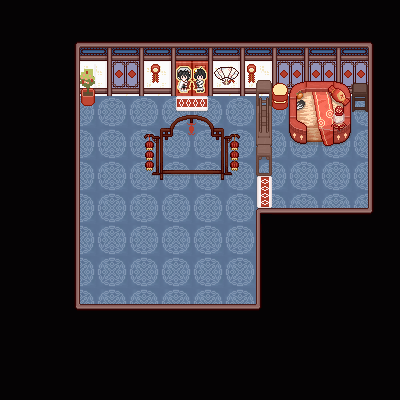

This game map was drawn from its Tiled (.tmx) file and the tilesets committed beside it. A one-line description and the trimmed map source follow:
An orthogonal 25x25 tile map with 16x16 px tiles, 5 tile layers (Back, Back1, Buildings, Front, ...), 1 hidden layer not drawn, 2 tilesets and 16 objects (16x TileData).

<map version="1.10" tiledversion="1.10.2" orientation="orthogonal" renderorder="right-down" width="25" height="25" tilewidth="16" tileheight="16" infinite="0" nextlayerid="17" nextobjectid="33">
 <properties>
  <property name="Music" value="Guiyuantianxi" />
  <property name="Warp" value="7 17 Mountain 10 12" />
 </properties>
 <tileset firstgid="1" name="spring_outdoorsTileSheet" tilewidth="16" tileheight="16" tilecount="1975" columns="25">
  <image source="assets/spring_outdoorsTileSheet.png" width="400" height="1264" />
 </tileset>
 <tileset firstgid="1976" name="m" tilewidth="16" tileheight="16" tilecount="2560" columns="32">
  <image source="assets/m.png" width="512" height="1280" />
 </tileset>
 <layer id="1" name="Back" width="25" height="25">
  <data>[625 cells, 228 non-empty, 10 distinct tile ids]</data>
 </layer>
 <layer id="16" name="Back1" width="25" height="25">
  <data>[625 cells, 18 non-empty, 18 distinct tile ids]</data>
 </layer>
 <layer id="3" name="Buildings" width="25" height="25">
  <data>[625 cells, 435 non-empty, 69 distinct tile ids]</data>
 </layer>
 <layer id="7" name="Front" width="25" height="25">
  <properties>
   <property name="Warp" value="17 19 cxxmap.RES5 70 39" />
  </properties>
  <data>[625 cells, 46 non-empty, 27 distinct tile ids]</data>
 </layer>
 <layer id="11" name="AlwaysFront" width="25" height="25">
  <data>[625 cells, 0 non-empty, 0 distinct tile ids]</data>
 </layer>
 <layer id="13" name="Paths" width="25" height="25" visible="0">
  <data>[625 cells, 0 non-empty, 0 distinct tile ids]</data>
 </layer>
 <objectgroup id="2" name="Back" />
 <objectgroup id="4" name="Buildings">
  <object id="4" name="TileData" x="176" y="80" width="16" height="16">
   <properties>
    <property name="Action" value="Warp 61 33 Mountain" />
   </properties>
  </object>
  <object id="22" name="TileData" x="192" y="80" width="16" height="16">
   <properties>
    <property name="Action" value="Warp 61 33 Mountain" />
   </properties>
  </object>
  <object id="7" name="TileData" x="272" y="96" width="16" height="16">
   <properties>
    <property name="Action" value="Message &quot;Dongtian.13&quot;" />
   </properties>
  </object>
  <object id="28" name="TileData" x="320" y="80" width="16" height="16">
   <properties>
    <property name="Action" value="Message &quot;Dongtian.3&quot;" />
   </properties>
  </object>
  <object id="30" name="TileData" x="304" y="80" width="16" height="16">
   <properties>
    <property name="Action" value="Message &quot;Dongtian.10&quot;" />
   </properties>
  </object>
  <object id="8" name="TileData" x="352" y="96" width="16" height="16">
   <properties>
    <property name="Action" value="Message &quot;Dongtian.18&quot;" />
   </properties>
  </object>
  <object id="10" name="TileData" x="224" y="80" width="16" height="16">
   <properties>
    <property name="Action" value="Message &quot;Dongtian.9&quot;" />
   </properties>
  </object>
  <object id="11" name="TileData" x="256" y="112" width="16" height="16">
   <properties>
    <property name="Action" value="Message &quot;Dongtian.12&quot;" />
   </properties>
  </object>
  <object id="12" name="TileData" x="112" y="80" width="16" height="16">
   <properties>
    <property name="Action" value="Message &quot;Dongtian.4&quot;" />
   </properties>
  </object>
  <object id="13" name="TileData" x="80" y="80" width="16" height="16">
   <properties>
    <property name="Action" value="Message &quot;Dongtian.20&quot;" />
   </properties>
  </object>
  <object id="16" name="TileData" x="144" y="80" width="16" height="16">
   <properties>
    <property name="Action" value="Message &quot;Dongtian.11&quot;" />
   </properties>
  </object>
  <object id="21" name="TileData" x="336" y="128" width="16" height="16">
   <properties>
    <property name="Action" value="Message &quot;Dongtian.2&quot;" />
   </properties>
  </object>
  <object id="19" name="TileData" x="144" y="160" width="16" height="16">
   <properties>
    <property name="Action" value="Message &quot;Dongtian.19&quot;" />
   </properties>
  </object>
  <object id="32" name="TileData" x="224" y="160" width="16" height="16">
   <properties>
    <property name="Action" value="Message &quot;Dongtian.16&quot;" />
   </properties>
  </object>
  <object id="31" name="TileData" x="160" y="80" width="16" height="16">
   <properties>
    <property name="Action" value="Message &quot;Dongtian.8&quot;" />
   </properties>
  </object>
  <object id="26" name="TileData" x="256" y="160" width="16" height="16">
   <properties>
    <property name="Action" value="Message &quot;Dongtian.6&quot;" />
   </properties>
  </object>
 </objectgroup>
 <objectgroup id="8" name="Front" />
 <objectgroup id="12" name="AlwaysFront" />
 <objectgroup id="14" name="Paths" />
</map>
